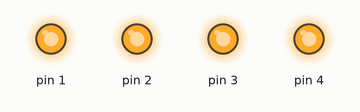
Recording of a sketch running on a simulated Arduino Uno, built with avr-gcc and run on an emulated ATmega328P. On the bench: output pins drawn as LEDs (lit = HIGH).

Above: at 0.2 s.
At 1.7 s:
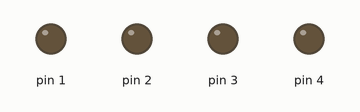
Timing chart, 0 to 3.0 s (numbered marks = the images above):
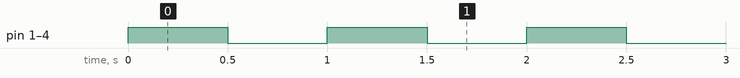

The sketch:

4_LED.ino
```cpp
void setup() {
  pinMode(1,OUTPUT);
  pinMode(2,OUTPUT);
  pinMode(3,OUTPUT);
  pinMode(4,OUTPUT);
}
void loop() {
  digitalWrite(1,1);
  digitalWrite(2,1);
  digitalWrite(3,1);
  digitalWrite(4,1);
  delay(500);
  digitalWrite(1,0);
  digitalWrite(2,0);
  digitalWrite(3,0);
  digitalWrite(4,0);
  delay(500);
}
```

Measured:
- by itself, pin 1–4: alternates HIGH for 0.50 s and LOW for 0.50 s
